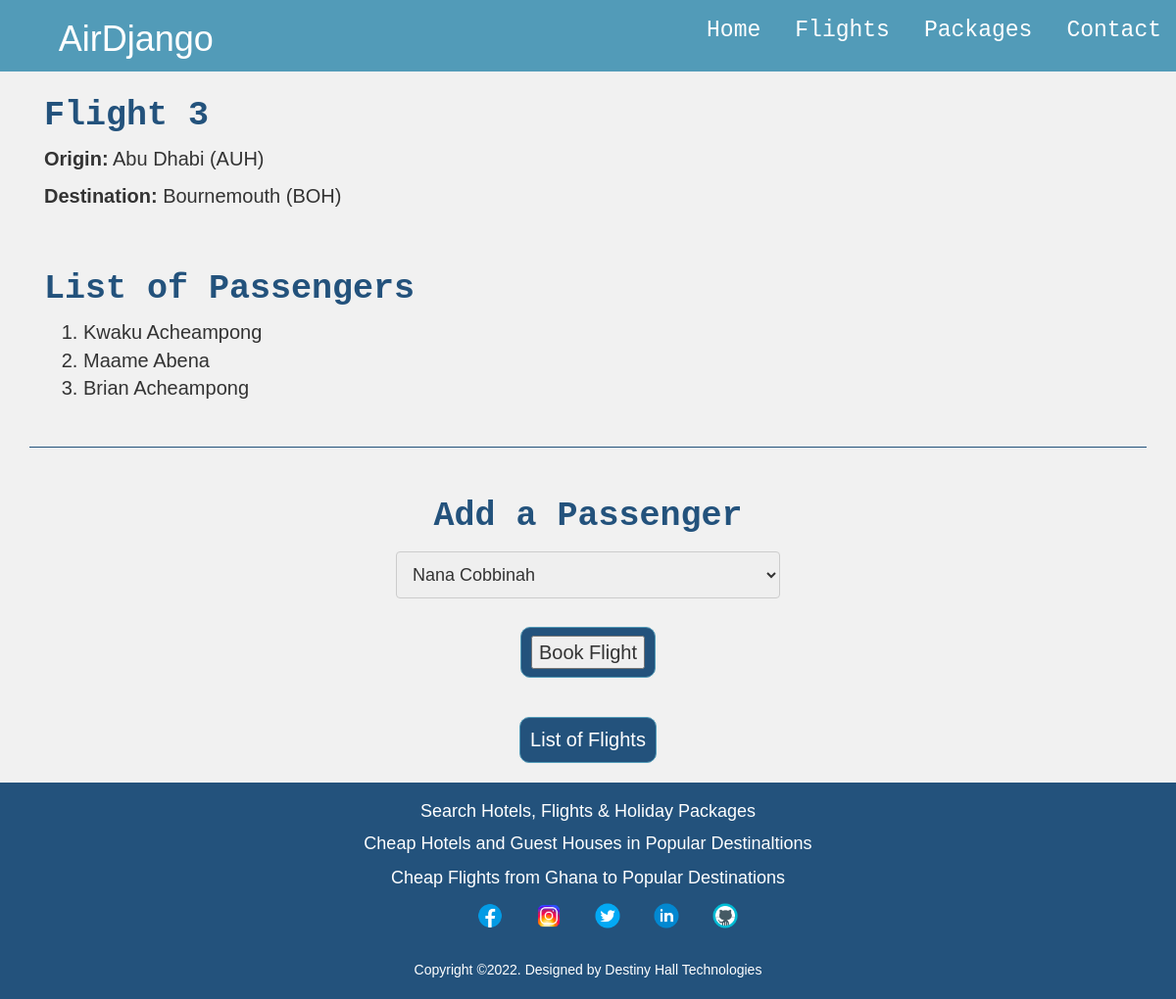
Page /3 on the committed database.
### djflights/models.py (models this page shows, shortened)
class Flight(models.Model):
    origin = models.ForeignKey(Airport, on_delete=models.CASCADE, related_name="departures")
    destination = models.ForeignKey(Airport, on_delete=models.CASCADE, related_name="arrivals")
    duration = models.IntegerField()

class Airport(models.Model):
    code = models.CharField(max_length=3)
    city = models.CharField(max_length=100)
    def __str__(self):
        return f"{self.city} ({self.code})"

class Passenger(models.Model):
    firstname = models.CharField(max_length=100)
    lastname = models.CharField(max_length=100)
    flights = models.ManyToManyField(Flight, blank=True, related_name="passengers")
    def __str__(self):
        return f"{self.firstname} {self.lastname}"

### djflights/views.py (the view)
# urls.py: path("<int:flight_id>", views.flight, name="flight"),
def flight(request, flight_id):
    try:
        flight = Flight.objects.get(pk=flight_id)
    except Flight.DoesNotExist:
        raise Http404("Flight Does Not Exist")
    context = {
        "flight": flight,
        "passengers": flight.passengers.all(),
        "non_passengers": Passenger.objects.exclude(flights=flight).all()
    }
    return render(request, "djflights/flight.html", context)

### djflights/templates/djflights/flight.html (shortened to what this page needs)
{% extends "djflights/base.html" %}
{% load static %}
{% block body %}
<div class="container">
    <section class="flight-details">
        <h4 class="md-title">Flight {{ flight.id }}</h4>
        <p><strong>Origin:</strong> {{ flight.origin }}</p>
        <p><strong>Destination:</strong> {{ flight.destination }}</p>
    </section>
    <section class="passenger-details">
        <h2 class="md-title">List of Passengers</h2>
        <ol>
            <p>
                {% for passenger in passengers %}
                <li>{{ passenger|title }}</li>
                {% empty %}
                <li>No passengers have booked this flight.</li>
                {% endfor %}
            </p>
        </ol>
    </section>
    <hr>
    <section class="add-passenger">
        <h2 align="center" class="md-title">Add a Passenger</h2>
        {% if non_passengers %}
        <form action="{% url 'book' flight.id %}" method="POST">
            <p align="center">
                <select name="passenger">
                    {% for passenger in non_passengers %}
                    <option value="{{ passenger.id }}">{{ passenger|title }}</option>
                    {% endfor %}
                </select>
            </p>
            <p align="center">
                <button class="book-flight-btn">
                    <input type="submit" value="Book Flight" />
                </button>
            </p>
        </form>
        {% else %}
        <div>No passengers to add.</div>
        {% endif %}
    </section>
    <p align="center">
        <button class="back-btn">
            <a href="{% url 'flights' %}">List of Flights</a>
        </button>
    </p>
</div>
{% endblock %}

### static/css/styles.css (style rules this page uses)
body { background: #f1f1f1; font-family: sans-serif; font-size: 18px; }
hr { height: 1px; background-color: #23527C; border: none; }
button, a { -webkit-transition: all 200ms ease-in-out 0s; -o-transition: all 200ms ease-in-out 0s; transition: all 200ms ease-in-out 0s; text-decoration: none; }
.banner-btn, .book-flight-btn, .back-btn, .form-btn { background-color: #23527C; font-size: 20px; font-weight: medium; margin: 10px 0; padding: 8px 10px; border: 1px solid #529bb8; border-radius: 10px; }
.book-flight-btn { margin: 3px 0 10px 0; padding: 8px 10px; }
.banner-btn a, .book-flight-btn a, .back-btn a { color: #ffffff; }
.md-title { color: #23527C; font-size: 35px; line-height: normal; font-weight: 700; font-family: 'Courier Prime', monospace; }
.flight-details { padding: 15px; }
.flight-details p { font-size: 20px; }
.passenger-details { padding: 15px; }
.passenger-details li { font-size: 20px; }
.add-passenger { padding: 10px; }
.add-passenger select { width: 35%; }
input[type=text], input[type=email], select, textarea { width: 70%; padding: 12px; border: 1px solid #ccc; border-radius: 4px; box-sizing: border-box; margin-top: 6px; margin-bottom: 16px; resize: vertical }

### rows in the picture
Flight: id "3", origin "Abu Dhabi (AUH)", destination "Bournemouth (BOH)"
Passenger: firstname+lastname "Kwaku Acheampong"
Passenger: firstname+lastname "Maame Abena"
Passenger: firstname+lastname "Brian Acheampong"

### other values in the picture
form field passenger "Nana Cobbinah"
